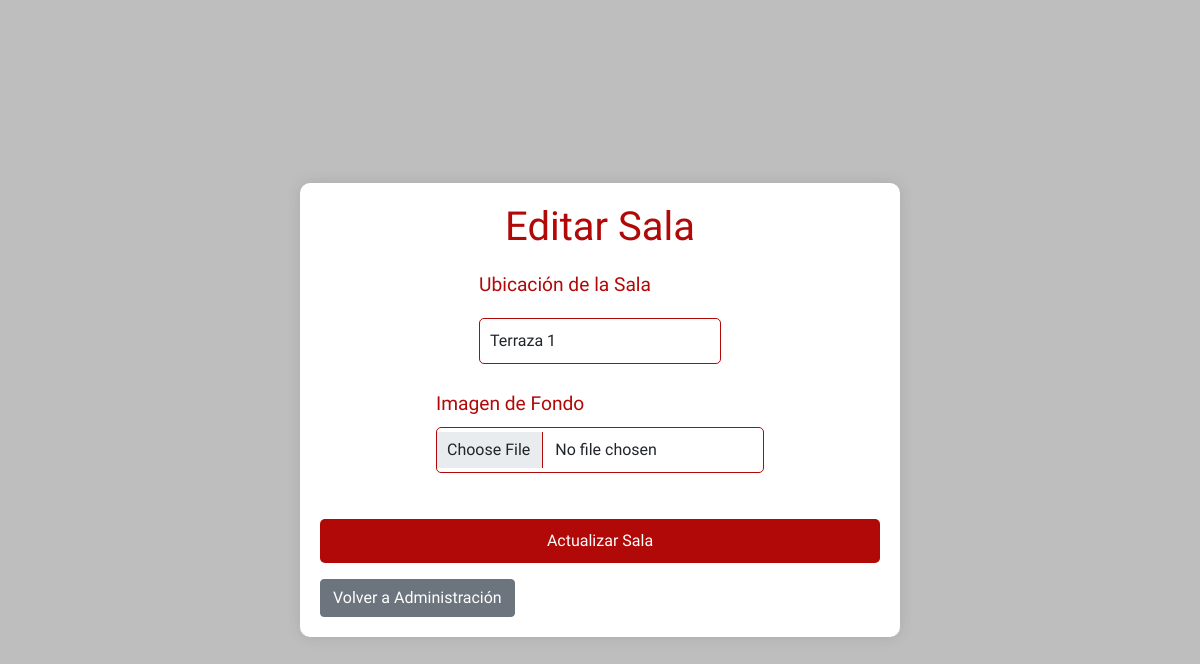
The app's page /php/cruds/mesas/editsala.php?id=1 (signed in), older data.
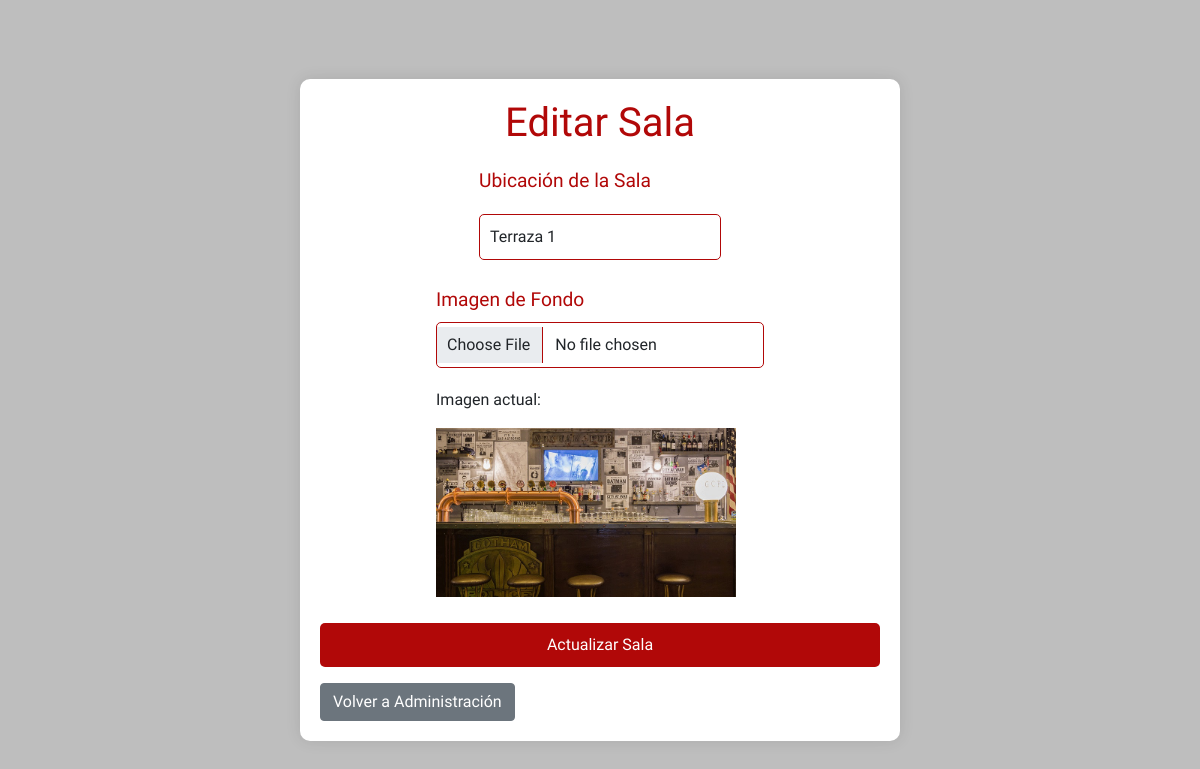
The same page, newer data.
### tables this page shows
CREATE TABLE tbl_sala (
    id_sala INT PRIMARY KEY AUTO_INCREMENT NOT NULL,
    ubicacion_sala VARCHAR(25) NOT NULL,
    imagen_fondo VARCHAR(255) NULL
);

### php/cruds/mesas/editsala.php (the view, shortened to what this page needs)
<?php
require_once '../../conexion.php';
$id_sala = $_GET['id'];
$query_sala = "SELECT * FROM tbl_sala WHERE id_sala = :id_sala";
$stmt_sala = $conn->prepare($query_sala);
$stmt_sala->bindParam(':id_sala', $id_sala);
$stmt_sala->execute();
$sala = $stmt_sala->fetch(PDO::FETCH_ASSOC);
?>
<!DOCTYPE html>
<html lang="es">
<head>
    <link href="https://cdn.jsdelivr.net/npm/bootstrap@5.0.2/dist/css/bootstrap.min.css" rel="stylesheet">
    <link rel="stylesheet" href="../../../css/cuestionarios.css">
</head>
<body>
    <div class="container">
        <h2>Editar Sala</h2>
        <form method="POST" enctype="multipart/form-data">
            <div class="mb-3">
                <label for="ubicacion_sala" class="form-label">Ubicación de la Sala</label>
                <input type="text" name="ubicacion_sala" id="ubicacion_sala" class="form-control"
                       value="<?= htmlspecialchars($sala['ubicacion_sala']) ?>" required>
            </div>
            <div class="mb-3">
                <label for="imagen_fondo" class="form-label">Imagen de Fondo</label>
                <input type="file" name="imagen_fondo" id="imagen_fondo" class="form-control" accept="image/*">
                <?php if (!empty($sala['imagen_fondo'])): ?>
                    <p class="mt-2">Imagen actual:</p>
                    <img src="../../../<?= htmlspecialchars($sala['imagen_fondo']) ?>" alt="Imagen de la sala"
                         style="max-width: 300px; max-height: 200px;">
                <?php endif; ?>
            </div>
            <button type="submit" class="btn btn-primary">Actualizar Sala</button>
        </form>
        <a href="../../../view/admin.php" class="btn btn-secondary mt-3">Volver a Administración</a>
    </div>
</body>
</html>

### css/cuestionarios.css (style rules this page uses)
html, body { height: 100%; width: 100%; margin: 0; font-family: 'Lexend', sans-serif; background-color: rgb(190, 190, 190); display: flex; justify-content: center; align-items: center; flex-direction: column; }
.container { background-color: white; padding: 20px; box-shadow: 0px 0px 15px rgba(0, 0, 0, 0.1); border-radius: 10px; margin-top: 20px; width: 100%; max-width: 600px; }
h2 { font-size: 2.5rem; color: rgb(177, 8, 8); margin-bottom: 20px; text-align: center; }
.form-label { font-size: 1.2rem; color: rgb(177, 8, 8); margin-bottom: 8px; display: inline-block; }
.form-control { border: 1px solid rgb(177, 8, 8); border-radius: 5px; padding: 10px; font-size: 1rem; width: 100%; box-sizing: border-box; margin-bottom: 20px; }
.btn-primary { background-color: rgb(177, 8, 8); border: none; color: white; padding: 10px 20px; font-size: 1rem; border-radius: 5px; cursor: pointer; width: 100%; margin-top: 10px; }
form { display: flex; flex-direction: column; justify-content: center; align-items: center; }
label { font-size: 14px; color: #555; margin-bottom: 8px; display: inline-block; }
input[type="text"], input[type="password"], select { width: 100%; padding: 10px; margin: 10px 0; border: 1px solid rgb(177, 8, 8); border-radius: 5px; box-sizing: border-box; }
button { width: 100%; padding: 12px; background-color: rgb(177, 8, 8); color: #fff; border: none; border-radius: 5px; font-size: 16px; cursor: pointer; }
input, select { margin-bottom: 15px; }

Row changes from the older to the newer data that the page shows:
changed tbl_sala "Terraza 1": imagen_fondo empty → "img/salas/bar1.jpg" (drawn); imagen_fondo: picture added
Text that changed along with them:
text now shown: "Imagen actual:"
